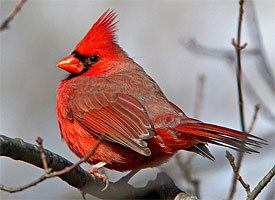
%> input picture hw5/cardinal1.jpg, 275 x 200 px
$ octave --eval "result = detectEdges(imread('cardinal1.jpg'));"   (GNU Octave 9; MATLAB toolbox functions it lacks are replaced by stand-ins)
%> lines starting %> are read from the running program, lines starting %| are printed output that depends on the picture; in (x1, y1, x2, y2) boxes, pixels count from 0 and x2, y2 are one past the last pixel; in counts of white or black regions, pixels touching at a corner belong together; the program's own positions count from 1
function [edges] = detectEdges(im, threshold)

    im = rgb2gray(im);
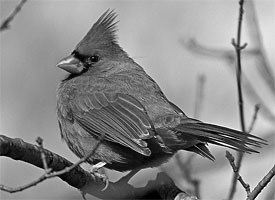
%> im: size 200x275 uint8; min 0, max 254, mean 137.1

    % compute gradients
    fil_x = [1 0 -1];
    Gx = imfilter(double(im), fil_x, 'same');
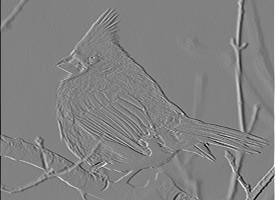
%> Gx: size 200x275 double; min -245, max 236, mean -0.1; drawn with min black and max white
    fil_y = fil_x';
    Gy = imfilter(double(im), fil_y, 'same');
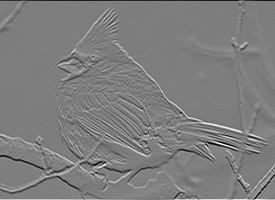
%> Gy: size 200x275 double; min -245, max 250, mean 0.3; drawn with min black and max white

    % compute gradient magnitude
    grad_mag = sqrt(Gx.^2 + Gy.^2);
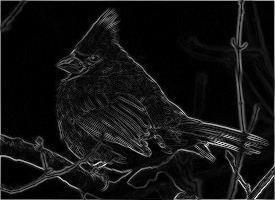
%> grad_mag: size 200x275 double; min 0, max 335.2, mean 25.6; drawn with min black and max white

    % compute gradient orientation
    grad_orient = atand(Gy ./ Gx);
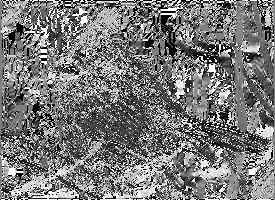
%> grad_orient: size 200x275 double; 3.06% of the values are NaN or infinite; the others: min -90, max 90, mean -1.95; drawn with min black, max white, NaN and infinite black

    % set default threshold (optional)
    if(nargin == 1)
        threshold = 2 * mean(grad_mag(:));
%> threshold = 51.1
    end

    % find edge points
    edge_inds = find(grad_mag(:) >= threshold);
%> edge_inds = 8436 values from 1 to 55000
    [y_inds, x_inds] = ind2sub(size(im), edge_inds);
    edge_mag = grad_mag(edge_inds);
    edge_orient = grad_orient(edge_inds);
    edges = [x_inds y_inds edge_mag edge_orient];

    % display edges
    not_edge_inds = find(grad_mag(:) < threshold);
%> not_edge_inds = 46564 values from 146 to 54799
    im(not_edge_inds) = 0;
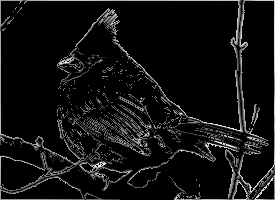
%> im: size 200x275 uint8; min 0, max 254, mean 17
    im(edge_inds) = edge_mag;
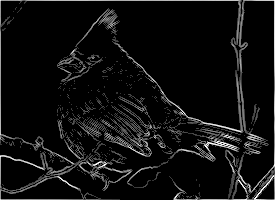
%> im: size 200x275 uint8; 15.17% of pixels changed, all inside (x1, y1, x2, y2) = (0, 0, 275, 200)
    figure; imshow(im)

$ run again, on hw5/egg.jpg
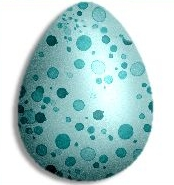
%> input picture hw5/egg.jpg, 174 x 185 px
%> in detectEdges, `grad_orient = atand(Gy ./ Gx);`:
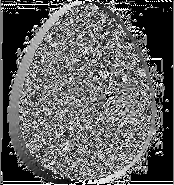
%> grad_orient: size 185x174 double; 21.33% of the values are NaN or infinite; the others: min -90, max 90, mean -1.68; drawn with min black, max white, NaN and infinite black
%> threshold = 49.22
%> edge_inds = 4459 values from 1 to 32190
%> y_inds = 4459 values, max 185 at index 185, min 1 at index 1, mean 99.29; x_inds = 4459 values from 1 to 174
%> edge_mag = 4459 values, max 360.6 at index 4459, min 49.24 at index 326, mean 106.6
%> edge_orient = 4459 values, max 90 at index 191, min -90 at index 186, mean -0.156
%> not_edge_inds = 27731 values from 187 to 32004
%> in detectEdges, `im(edge_inds) = edge_mag;`:
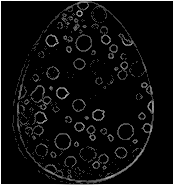
%> im: size 185x174 uint8; min 0, max 255, mean 14.8

$ run again, on hw5/fish.jpg
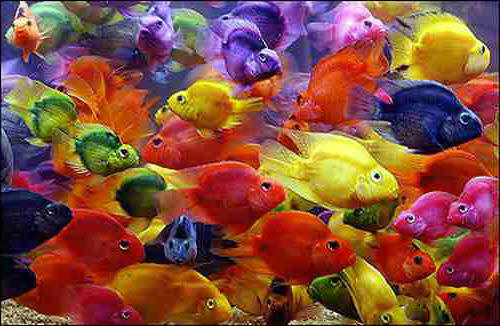
%> input picture hw5/fish.jpg, 500 x 326 px
%> in detectEdges, `grad_orient = atand(Gy ./ Gx);`:
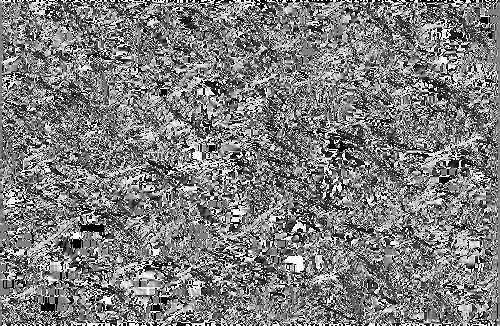
%> grad_orient: size 326x500 double; 0.75% of the values are NaN or infinite; the others: min -90, max 90, mean -0.673; drawn with min black, max white, NaN and infinite black
%> threshold = 54.64
%> edge_inds = 20391 values from 3 to 162951
%> not_edge_inds = 142609 values from 1 to 163000
%> in detectEdges, `im(edge_inds) = edge_mag;`:
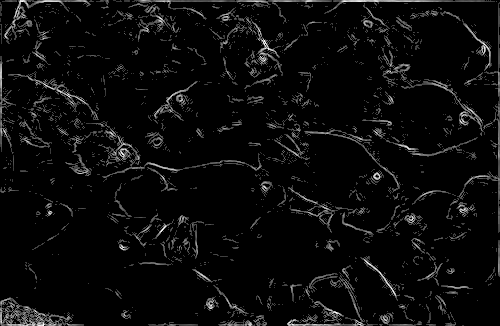
%> im: size 326x500 uint8; min 0, max 255, mean 11.3
